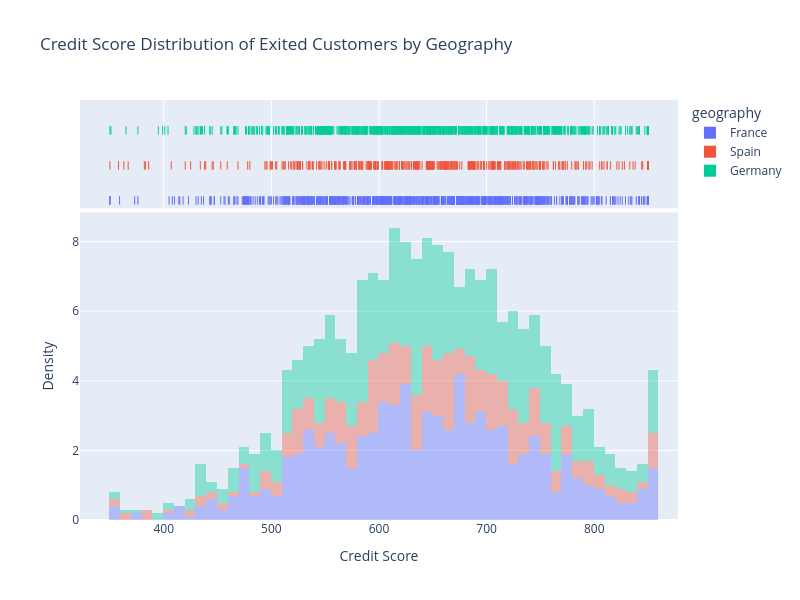

The code cell stored with this chart in its notebook:
### Code cell
#Question b: Credit Score Distribution of Exited Customers by Geography

fig = px.histogram(
    exited_df,
    x="creditscore",
    color="geography",
    histnorm="density",
    opacity=0.4,
    marginal="rug",
    #barmode="overlay",
    title="Credit Score Distribution of Exited Customers by Geography",
)

fig.update_layout(
    xaxis_title="Credit Score",
    yaxis_title="Density",
    width=800,
    height=600,
)

fig.show()

### Figure 1 — Plotly figure (JSON) as saved in the notebook; plotly's stock layout.template omitted (floating-point values rounded to 4 significant figures; data arrays with more than 128 entries replaced by an {"elided": "..."} marker saying what was removed)
{"data": [{"bingroup": "x", "histnorm": "density", "hovertemplate": "geography=France<br>creditscore=%{x}<br>density=%{y}<extra></extra>", "legendgroup": "France", "marker": {"color": "#636efa", "opacity": 0.4, "pattern": {"shape": ""}}, "name": "France", "orientation": "v", "showlegend": true, "type": "histogram", "x": {"elided": "810 int values"}, "xaxis": "x", "yaxis": "y"}, {"boxpoints": "all", "fillcolor": "rgba(255,255,255,0)", "hoveron": "points", "hovertemplate": "geography=France<br>creditscore=%{x}<extra></extra>", "jitter": 0, "legendgroup": "France", "line": {"color": "rgba(255,255,255,0)"}, "marker": {"color": "#636efa", "symbol": "line-ns-open"}, "name": "France", "showlegend": false, "type": "box", "x": {"elided": "810 int values"}, "xaxis": "x2", "yaxis": "y2"}, {"bingroup": "x", "histnorm": "density", "hovertemplate": "geography=Spain<br>creditscore=%{x}<br>density=%{y}<extra></extra>", "legendgroup": "Spain", "marker": {"color": "#EF553B", "opacity": 0.4, "pattern": {"shape": ""}}, "name": "Spain", "orientation": "v", "showlegend": true, "type": "histogram", "x": {"elided": "413 int values"}, "xaxis": "x", "yaxis": "y"}, {"boxpoints": "all", "fillcolor": "rgba(255,255,255,0)", "hoveron": "points", "hovertemplate": "geography=Spain<br>creditscore=%{x}<extra></extra>", "jitter": 0, "legendgroup": "Spain", "line": {"color": "rgba(255,255,255,0)"}, "marker": {"color": "#EF553B", "symbol": "line-ns-open"}, "name": "Spain", "showlegend": false, "type": "box", "x": {"elided": "413 int values"}, "xaxis": "x2", "yaxis": "y2"}, {"bingroup": "x", "histnorm": "density", "hovertemplate": "geography=Germany<br>creditscore=%{x}<br>density=%{y}<extra></extra>", "legendgroup": "Germany", "marker": {"color": "#00cc96", "opacity": 0.4, "pattern": {"shape": ""}}, "name": "Germany", "orientation": "v", "showlegend": true, "type": "histogram", "x": {"elided": "814 int values"}, "xaxis": "x", "yaxis": "y"}, {"boxpoints": "all", "fillcolor": "rgba(255,255,255,0)", "hoveron": "points", "hovertemplate": "geography=Germany<br>creditscore=%{x}<extra></extra>", "jitter": 0, "legendgroup": "Germany", "line": {"color": "rgba(255,255,255,0)"}, "marker": {"color": "#00cc96", "symbol": "line-ns-open"}, "name": "Germany", "showlegend": false, "type": "box", "x": {"elided": "814 int values"}, "xaxis": "x2", "yaxis": "y2"}], "layout": {"barmode": "relative", "height": 600, "legend": {"title": {"text": "geography"}, "tracegroupgap": 0}, "title": {"text": "Credit Score Distribution of Exited Customers by Geography"}, "width": 800, "xaxis": {"anchor": "y", "domain": [0, 1], "title": {"text": "Credit Score"}}, "xaxis2": {"anchor": "y2", "domain": [0, 1], "matches": "x", "showgrid": true, "showticklabels": false}, "yaxis": {"anchor": "x", "domain": [0, 0.7326], "title": {"text": "Density"}}, "yaxis2": {"anchor": "x2", "domain": [0.7426, 1], "matches": "y2", "showgrid": false, "showline": false, "showticklabels": false, "ticks": ""}}}
